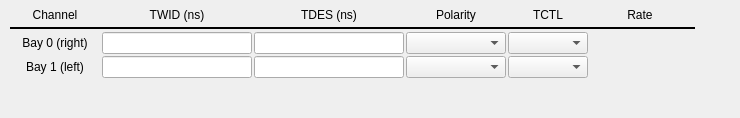
                 <widget class="QWidget" name="tab_7">
                  <attribute name="title">
                   <string>Operating Settings</string>
                  </attribute>
                  <layout class="QVBoxLayout" name="verticalLayout_9">
                   <property name="spacing">
                    <number>2</number>
                   </property>
                   <property name="leftMargin">
                    <number>10</number>
                   </property>
                   <property name="topMargin">
                    <number>5</number>
                   </property>
                   <property name="rightMargin">
                    <number>0</number>
                   </property>
                   <property name="bottomMargin">
                    <number>0</number>
                   </property>
                   <item>
                    <layout class="QVBoxLayout" name="verticalLayout_10">
                     <property name="spacing">
                      <number>2</number>
                     </property>
                     <property name="topMargin">
                      <number>0</number>
                     </property>
                     <property name="rightMargin">
                      <number>10</number>
                     </property>
                     <item>
                      <widget class="QFrame" name="frame_9">
                       <property name="maximumSize">
                        <size>
                         <width>16777215</width>
                         <height>30</height>
                        </size>
                       </property>
                       <property name="frameShape">
                        <enum>QFrame::NoFrame</enum>
                       </property>
                       <property name="frameShadow">
                        <enum>QFrame::Raised</enum>
                       </property>
                       <layout class="QHBoxLayout" name="horizontalLayout_22">
                        <property name="spacing">
                         <number>2</number>
                        </property>
                        <property name="leftMargin">
                         <number>0</number>
                        </property>
                        <property name="topMargin">
                         <number>0</number>
                        </property>
                        <property name="rightMargin">
                         <number>0</number>
                        </property>
                        <property name="bottomMargin">
                         <number>0</number>
                        </property>
                        <item>
                         <layout class="QHBoxLayout" name="horizontalLayout_5">
                          <property name="spacing">
                           <number>2</number>
                          </property>
                          <item>
                           <widget class="QLabel" name="label_22">
                            <property name="minimumSize">
                             <size>
                              <width>90</width>
                              <height>0</height>
                             </size>
                            </property>
                            <property name="maximumSize">
                             <size>
                              <width>90</width>
                              <height>90</height>
                             </size>
                            </property>
                            <property name="text">
                             <string>Channel</string>
                            </property>
                            <property name="alignment">
                             <set>Qt::AlignCenter</set>
                            </property>
                           </widget>
                          </item>
                          <item>
                           <widget class="QLabel" name="label_23">
                            <property name="minimumSize">
                             <size>
                              <width>150</width>
                              <height>0</height>
                             </size>
                            </property>
                            <property name="maximumSize">
                             <size>
                              <width>150</width>
                              <height>16777215</height>
                             </size>
                            </property>
                            <property name="text">
                             <string>TWID (ns)</string>
                            </property>
                            <property name="alignment">
                             <set>Qt::AlignCenter</set>
                            </property>
                           </widget>
                          </item>
                          <item>
                           <widget class="QLabel" name="label_24">
                            <property name="minimumSize">
                             <size>
                              <width>150</width>
                              <height>0</height>
                             </size>
                            </property>
                            <property name="maximumSize">
                             <size>
                              <width>150</width>
                              <height>16777215</height>
                             </size>
                            </property>
                            <property name="text">
                             <string>TDES (ns)</string>
                            </property>
                            <property name="alignment">
                             <set>Qt::AlignCenter</set>
                            </property>
                           </widget>
                          </item>
                          <item>
                           <widget class="QLabel" name="label_46">
                            <property name="minimumSize">
                             <size>
                              <width>100</width>
                              <height>0</height>
                             </size>
                            </property>
                            <property name="maximumSize">
                             <size>
                              <width>100</width>
                              <height>16777215</height>
                             </size>
                            </property>
                            <property name="text">
                             <string>Polarity</string>
                            </property>
                            <property name="alignment">
                             <set>Qt::AlignCenter</set>
                            </property>
                           </widget>
                          </item>
                          <item>
                           <widget class="QLabel" name="label_47">
                            <property name="minimumSize">
                             <size>
                              <width>80</width>
                              <height>0</height>
                             </size>
                            </property>
                            <property name="maximumSize">
                             <size>
                              <width>80</width>
                              <height>16777215</height>
                             </size>
                            </property>
                            <property name="text">
                             <string>TCTL</string>
                            </property>
                            <property name="alignment">
                             <set>Qt::AlignCenter</set>
                            </property>
                           </widget>
                          </item>
                          <item>
                           <widget class="QLabel" name="label_48">
                            <property name="minimumSize">
                             <size>
                              <width>100</width>
                              <height>0</height>
                             </size>
                            </property>
                            <property name="maximumSize">
                             <size>
                              <width>100</width>
                              <height>16777215</height>
                             </size>
                            </property>
                            <property name="text">
                             <string>Rate</string>
                            </property>
                            <property name="alignment">
                             <set>Qt::AlignCenter</set>
                            </property>
                           </widget>
                          </item>
                          <item>
                           <spacer name="horizontalSpacer_11">
                            <property name="orientation">
                             <enum>Qt::Horizontal</enum>
                            </property>
                            <property name="sizeHint" stdset="0">
                             <size>
                              <width>40</width>
                              <height>20</height>
                             </size>
                            </property>
                           </spacer>
                          </item>
                         </layout>
                        </item>
                       </layout>
                      </widget>
                     </item>
                     <item>
                      <widget class="Line" name="line_31">
                       <property name="maximumSize">
                        <size>
                         <width>685</width>
                         <height>16777215</height>
                        </size>
                       </property>
                       <property name="frameShadow">
                        <enum>QFrame::Plain</enum>
                       </property>
                       <property name="lineWidth">
                        <number>2</number>
                       </property>
                       <property name="orientation">
                        <enum>Qt::Horizontal</enum>
                       </property>
                      </widget>
                     </item>
                     <item>
                      <widget class="QFrame" name="frame_16">
                       <property name="minimumSize">
                        <size>
                         <width>0</width>
                         <height>0</height>
                        </size>
                       </property>
                       <property name="maximumSize">
                        <size>
                         <width>16777215</width>
                         <height>30</height>
                        </size>
                       </property>
                       <property name="frameShape">
                        <enum>QFrame::NoFrame</enum>
                       </property>
                       <property name="frameShadow">
                        <enum>QFrame::Raised</enum>
                       </property>
                       <layout class="QHBoxLayout" name="horizontalLayout_23">
                        <property name="spacing">
                         <number>2</number>
                        </property>
                        <property name="leftMargin">
                         <number>0</number>
                        </property>
                        <property name="topMargin">
                         <number>0</number>
                        </property>
                        <property name="rightMargin">
                         <number>0</number>
                        </property>
                        <property name="bottomMargin">
                         <number>0</number>
                        </property>
                        <item>
                         <layout class="QHBoxLayout" name="horizontalLayout_24">
                          <property name="spacing">
                           <number>2</number>
                          </property>
                          <item>
                           <widget class="QLabel" name="label_49">
                            <property name="minimumSize">
                             <size>
                              <width>90</width>
                              <height>0</height>
                             </size>
                            </property>
                            <property name="maximumSize">
                             <size>
                              <width>90</width>
                              <height>16777215</height>
                             </size>
                            </property>
                            <property name="text">
                             <string>Bay 0 (right)</string>
                            </property>
                            <property name="alignment">
                             <set>Qt::AlignCenter</set>
                            </property>
                           </widget>
                          </item>
                          <item>
                           <widget class="PyDMLineEdit" name="PyDMLineEdit_21">
                            <property name="minimumSize">
                             <size>
                              <width>150</width>
                              <height>0</height>
                             </size>
                            </property>
                            <property name="maximumSize">
                             <size>
                              <width>150</width>
                              <height>16777215</height>
                             </size>
                            </property>
                            <property name="toolTip">
                             <string/>
                            </property>
                            <property name="alignment">
                             <set>Qt::AlignCenter</set>
                            </property>
                            <property name="showUnits" stdset="0">
                             <bool>true</bool>
                            </property>
                            <property name="channel" stdset="0">
                             <string>ca://TPR:${LOCA}:${IOC_UNIT}:${INST}:GP0_TWID</string>
                            </property>
                           </widget>
                          </item>
                          <item>
                           <widget class="PyDMLineEdit" name="PyDMLineEdit_22">
                            <property name="minimumSize">
                             <size>
                              <width>150</width>
                              <height>0</height>
                             </size>
                            </property>
                            <property name="maximumSize">
                             <size>
                              <width>150</width>
                              <height>16777215</height>
                             </size>
                            </property>
                            <property name="toolTip">
                             <string/>
                            </property>
                            <property name="alignment">
                             <set>Qt::AlignCenter</set>
                            </property>
                            <property name="showUnits" stdset="0">
                             <bool>true</bool>
                            </property>
                            <property name="channel" stdset="0">
                             <string>ca://TPR:${LOCA}:${IOC_UNIT}:${INST}:GP0_TDES</string>
                            </property>
                           </widget>
                          </item>
                          <item>
                           <widget class="PyDMEnumComboBox" name="PyDMEnumComboBox_15">
                            <property name="minimumSize">
                             <size>
                              <width>100</width>
                              <height>0</height>
                             </size>
                            </property>
                            <property name="maximumSize">
                             <size>
                              <width>100</width>
                              <height>16777215</height>
                             </size>
                            </property>
                            <property name="toolTip">
                             <string/>
                            </property>
                            <property name="channel" stdset="0">
                             <string>ca://TPR:${LOCA}:${IOC_UNIT}:${INST}:GP0_TPOL</string>
                            </property>
                           </widget>
                          </item>
                          <item>
                           <widget class="PyDMEnumComboBox" name="PyDMEnumComboBox_4">
                            <property name="minimumSize">
                             <size>
                              <width>80</width>
                              <height>0</height>
                             </size>
                            </property>
                            <property name="maximumSize">
                             <size>
                              <width>80</width>
                              <height>16777215</height>
                             </size>
                            </property>
                            <property name="toolTip">
                             <string/>
                            </property>
                            <property name="channel" stdset="0">
                             <string>ca://TPR:${LOCA}:${IOC_UNIT}:${INST}:GP0_TCTL</string>
                            </property>
                           </widget>
                          </item>
                          <item>
                           <widget class="PyDMLabel" name="PyDMLabel_14">
                            <property name="minimumSize">
                             <size>
                              <width>100</width>
                              <height>0</height>
                             </size>
                            </property>
                            <property name="maximumSize">
                             <size>
                              <width>100</width>
                              <height>16777215</height>
                             </size>
                            </property>
                            <property name="toolTip">
                             <string/>
                            </property>
                            <property name="alignment">
                             <set>Qt::AlignCenter</set>
                            </property>
                            <property name="showUnits" stdset="0">
                             <bool>true</bool>
                            </property>
                            <property name="precisionFromPV" stdset="0">
                             <bool>false</bool>
                            </property>
                            <property name="alarmSensitiveContent" stdset="0">
                             <bool>true</bool>
                            </property>
                            <property name="channel" stdset="0">
                             <string>ca://TPR:${LOCA}:${IOC_UNIT}:${INST}:CH08_RATE</string>
                            </property>
                           </widget>
                          </item>
                          <item>
                           <spacer name="horizontalSpacer_12">
                            <property name="orientation">
                             <enum>Qt::Horizontal</enum>
                            </property>
                            <property name="sizeHint" stdset="0">
                             <size>
                              <width>40</width>
                              <height>20</height>
                             </size>
                            </property>
                           </spacer>
                          </item>
                         </layout>
                        </item>
                       </layout>
                      </widget>
                     </item>
                     <item>
                      <widget class="QFrame" name="frame_17">
                       <property name="minimumSize">
                        <size>
                         <width>0</width>
                         <height>0</height>
                        </size>
                       </property>
                       <property name="maximumSize">
                        <size>
                         <width>16777215</width>
                         <height>30</height>
                        </size>
                       </property>
                       <property name="frameShape">
                        <enum>QFrame::NoFrame</enum>
                       </property>
                       <property name="frameShadow">
                        <enum>QFrame::Raised</enum>
                       </property>
                       <layout class="QHBoxLayout" name="horizontalLayout_25">
                        <property name="spacing">
                         <number>2</number>
                        </property>
                        <property name="leftMargin">
                         <number>0</number>
                        </property>
                        <property name="topMargin">
                         <number>0</number>
                        </property>
                        <property name="rightMargin">
                         <number>0</number>
                        </property>
                        <property name="bottomMargin">
                         <number>0</number>
                        </property>
                        <item>
                         <layout class="QHBoxLayout" name="horizontalLayout_26">
                          <property name="spacing">
                           <number>2</number>
                          </property>
                          <item>
                           <widget class="QLabel" name="label_50">
                            <property name="minimumSize">
                             <size>
                              <width>90</width>
                              <height>0</height>
                             </size>
                            </property>
                            <property name="maximumSize">
                             <size>
                              <width>90</width>
                              <height>16777215</height>
                             </size>
                            </property>
                            <property name="text">
                             <string>Bay 1 (left)</string>
                            </property>
                            <property name="alignment">
                             <set>Qt::AlignCenter</set>
                            </property>
                           </widget>
                          </item>
                          <item>
                           <widget class="PyDMLineEdit" name="PyDMLineEdit_23">
                            <property name="minimumSize">
                             <size>
                              <width>150</width>
                              <height>0</height>
                             </size>
                            </property>
                            <property name="maximumSize">
                             <size>
                              <width>150</width>
                              <height>16777215</height>
                             </size>
                            </property>
                            <property name="toolTip">
                             <string/>
                            </property>
                            <property name="alignment">
                             <set>Qt::AlignCenter</set>
                            </property>
                            <property name="showUnits" stdset="0">
                             <bool>true</bool>
                            </property>
                            <property name="channel" stdset="0">
                             <string>ca://TPR:${LOCA}:${IOC_UNIT}:${INST}:GP1_TWID</string>
                            </property>
                           </widget>
                          </item>
                          <item>
                           <widget class="PyDMLineEdit" name="PyDMLineEdit_24">
                            <property name="minimumSize">
                             <size>
                              <width>150</width>
                              <height>0</height>
                             </size>
                            </property>
                            <property name="maximumSize">
                             <size>
                              <width>150</width>
                              <height>16777215</height>
                             </size>
                            </property>
                            <property name="toolTip">
                             <string/>
                            </property>
                            <property name="alignment">
                             <set>Qt::AlignCenter</set>
                            </property>
                            <property name="showUnits" stdset="0">
                             <bool>true</bool>
                            </property>
                            <property name="channel" stdset="0">
                             <string>ca://TPR:${LOCA}:${IOC_UNIT}:${INST}:GP1_TDES</string>
                            </property>
                           </widget>
                          </item>
                          <item>
                           <widget class="PyDMEnumComboBox" name="PyDMEnumComboBox_16">
                            <property name="minimumSize">
                             <size>
                              <width>100</width>
                              <height>0</height>
                             </size>
                            </property>
                            <property name="maximumSize">
                             <size>
                              <width>100</width>
                              <height>16777215</height>
                             </size>
                            </property>
                            <property name="toolTip">
                             <string/>
                            </property>
                            <property name="channel" stdset="0">
                             <string>ca://TPR:${LOCA}:${IOC_UNIT}:${INST}:GP1_TPOL</string>
                            </property>
                           </widget>
                          </item>
                          <item>
                           <widget class="PyDMEnumComboBox" name="PyDMEnumComboBox_17">
                            <property name="minimumSize">
                             <size>
                              <width>80</width>
                              <height>0</height>
                             </size>
                            </property>
                            <property name="maximumSize">
                             <size>
                              <width>80</width>
                              <height>16777215</height>
                             </size>
                            </property>
                            <property name="toolTip">
                             <string/>
                            </property>
                            <property name="channel" stdset="0">
                             <string>ca://TPR:${LOCA}:${IOC_UNIT}:${INST}:GP1_TCTL</string>
                            </property>
                           </widget>
                          </item>
                          <item>
                           <widget class="PyDMLabel" name="PyDMLabel_16">
                            <property name="minimumSize">
                             <size>
                              <width>100</width>
                              <height>0</height>
                             </size>
                            </property>
                            <property name="maximumSize">
                             <size>
                              <width>100</width>
                              <height>16777215</height>
                             </size>
                            </property>
                            <property name="toolTip">
                             <string/>
                            </property>
                            <property name="alignment">
                             <set>Qt::AlignCenter</set>
                            </property>
                            <property name="showUnits" stdset="0">
                             <bool>true</bool>
                            </property>
                            <property name="precisionFromPV" stdset="0">
                             <bool>false</bool>
                            </property>
                            <property name="alarmSensitiveContent" stdset="0">
                             <bool>true</bool>
                            </property>
                            <property name="channel" stdset="0">
                             <string>ca://TPR:${LOCA}:${IOC_UNIT}:${INST}:CH09_RATE</string>
                            </property>
                           </widget>
                          </item>
                          <item>
                           <spacer name="horizontalSpacer_13">
                            <property name="orientation">
                             <enum>Qt::Horizontal</enum>
                            </property>
                            <property name="sizeHint" stdset="0">
                             <size>
                              <width>40</width>
                              <height>20</height>
                             </size>
                            </property>
                           </spacer>
                          </item>
                         </layout>
                        </item>
                       </layout>
                      </widget>
                     </item>
                     <item>
                      <spacer name="verticalSpacer_2">
                       <property name="orientation">
                        <enum>Qt::Vertical</enum>
                       </property>
                       <property name="sizeHint" stdset="0">
                        <size>
                         <width>20</width>
                         <height>40</height>
                        </size>
                       </property>
                      </spacer>
                     </item>
                    </layout>
                   </item>
                  </layout>
                 </widget>
